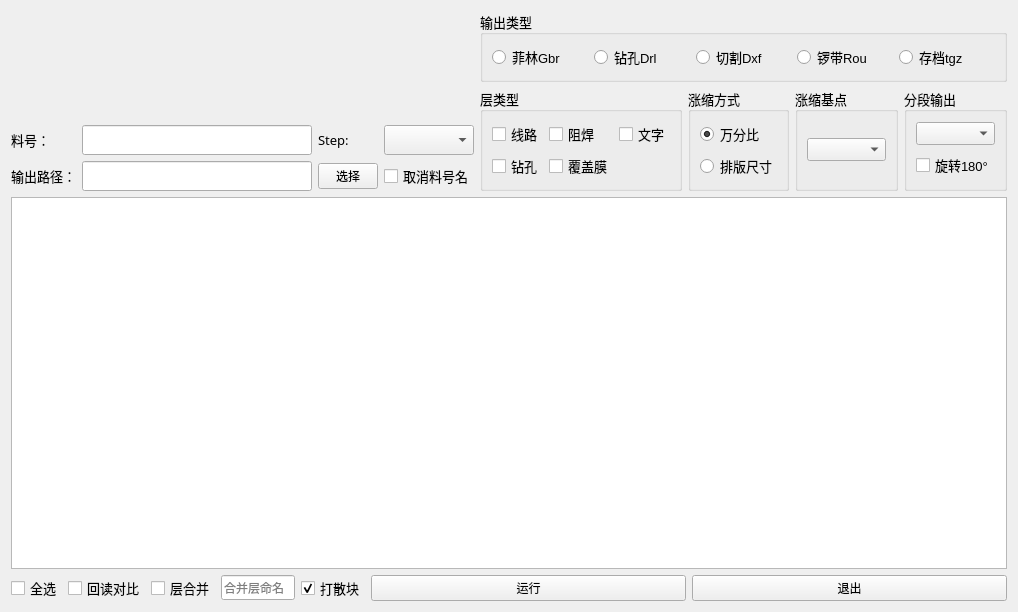
<?xml version="1.0" encoding="UTF-8"?>
<ui version="4.0">
 <class>Form</class>
 <widget class="QWidget" name="Form">
  <property name="geometry">
   <rect>
    <x>0</x>
    <y>0</y>
    <width>1018</width>
    <height>612</height>
   </rect>
  </property>
  <property name="font">
   <font>
    <family>微软雅黑</family>
    <pointsize>10</pointsize>
   </font>
  </property>
  <property name="windowTitle">
   <string>资料导出</string>
  </property>
  <layout class="QVBoxLayout" name="verticalLayout_5">
   <item>
    <layout class="QHBoxLayout" name="horizontalLayout_4" stretch="1,1">
     <item>
      <layout class="QVBoxLayout" name="verticalLayout_4">
       <item>
        <layout class="QHBoxLayout" name="horizontalLayout_3" stretch="1,1,1">
         <item>
          <spacer name="horizontalSpacer">
           <property name="orientation">
            <enum>Qt::Horizontal</enum>
           </property>
           <property name="sizeHint" stdset="0">
            <size>
             <width>40</width>
             <height>20</height>
            </size>
           </property>
          </spacer>
         </item>
         <item>
          <widget class="QLabel" name="label_logo">
           <property name="minimumSize">
            <size>
             <width>0</width>
             <height>50</height>
            </size>
           </property>
           <property name="text">
            <string/>
           </property>
          </widget>
         </item>
         <item>
          <spacer name="horizontalSpacer_2">
           <property name="orientation">
            <enum>Qt::Horizontal</enum>
           </property>
           <property name="sizeHint" stdset="0">
            <size>
             <width>40</width>
             <height>20</height>
            </size>
           </property>
          </spacer>
         </item>
        </layout>
       </item>
       <item>
        <layout class="QGridLayout" name="gridLayout_2">
         <item row="0" column="2" colspan="2">
          <widget class="QLabel" name="label_4">
           <property name="font">
            <font>
             <family>微软雅黑</family>
             <pointsize>10</pointsize>
            </font>
           </property>
           <property name="text">
            <string>Step:</string>
           </property>
           <property name="alignment">
            <set>Qt::AlignLeading|Qt::AlignLeft|Qt::AlignVCenter</set>
           </property>
          </widget>
         </item>
         <item row="0" column="0">
          <widget class="QLabel" name="label_2">
           <property name="font">
            <font>
             <family>微软雅黑</family>
             <pointsize>10</pointsize>
            </font>
           </property>
           <property name="text">
            <string>料号：</string>
           </property>
          </widget>
         </item>
         <item row="1" column="1">
          <widget class="QLineEdit" name="lineEdit_path">
           <property name="font">
            <font>
             <family>微软雅黑</family>
             <pointsize>11</pointsize>
            </font>
           </property>
          </widget>
         </item>
         <item row="1" column="2" colspan="2">
          <widget class="QPushButton" name="pushButton_path">
           <property name="maximumSize">
            <size>
             <width>60</width>
             <height>16777215</height>
            </size>
           </property>
           <property name="font">
            <font>
             <family>微软雅黑</family>
             <pointsize>9</pointsize>
            </font>
           </property>
           <property name="cursor">
            <cursorShape>PointingHandCursor</cursorShape>
           </property>
           <property name="text">
            <string>选择</string>
           </property>
          </widget>
         </item>
         <item row="0" column="4">
          <widget class="QComboBox" name="comboBox_steps">
           <property name="font">
            <font>
             <family>微软雅黑</family>
             <pointsize>11</pointsize>
            </font>
           </property>
          </widget>
         </item>
         <item row="1" column="0">
          <widget class="QLabel" name="label_3">
           <property name="font">
            <font>
             <family>微软雅黑</family>
             <pointsize>10</pointsize>
            </font>
           </property>
           <property name="text">
            <string>输出路径：</string>
           </property>
          </widget>
         </item>
         <item row="1" column="4">
          <widget class="QCheckBox" name="checkBox_cancelJobname">
           <property name="font">
            <font>
             <family>微软雅黑</family>
             <pointsize>10</pointsize>
            </font>
           </property>
           <property name="text">
            <string>取消料号名</string>
           </property>
          </widget>
         </item>
         <item row="0" column="1">
          <widget class="QLineEdit" name="lineEdit_jobname">
           <property name="font">
            <font>
             <family>微软雅黑</family>
             <pointsize>11</pointsize>
            </font>
           </property>
           <property name="readOnly">
            <bool>true</bool>
           </property>
          </widget>
         </item>
        </layout>
       </item>
      </layout>
     </item>
     <item>
      <layout class="QVBoxLayout" name="verticalLayout_3">
       <item>
        <widget class="QGroupBox" name="groupBox">
         <property name="font">
          <font>
           <family>微软雅黑</family>
           <pointsize>10</pointsize>
          </font>
         </property>
         <property name="title">
          <string>输出类型</string>
         </property>
         <layout class="QHBoxLayout" name="horizontalLayout_2">
          <item>
           <widget class="QRadioButton" name="radioButton">
            <property name="font">
             <font>
              <family>Segoe UI</family>
              <pointsize>10</pointsize>
             </font>
            </property>
            <property name="text">
             <string>菲林Gbr</string>
            </property>
           </widget>
          </item>
          <item>
           <widget class="QRadioButton" name="radioButton_2">
            <property name="font">
             <font>
              <family>Segoe UI</family>
              <pointsize>10</pointsize>
             </font>
            </property>
            <property name="text">
             <string>钻孔Drl</string>
            </property>
           </widget>
          </item>
          <item>
           <widget class="QRadioButton" name="radioButton_3">
            <property name="font">
             <font>
              <family>Segoe UI</family>
              <pointsize>10</pointsize>
             </font>
            </property>
            <property name="text">
             <string>切割Dxf</string>
            </property>
           </widget>
          </item>
          <item>
           <widget class="QRadioButton" name="radioButton_4">
            <property name="font">
             <font>
              <family>Segoe UI</family>
              <pointsize>10</pointsize>
             </font>
            </property>
            <property name="text">
             <string>锣带Rou</string>
            </property>
           </widget>
          </item>
          <item>
           <widget class="QRadioButton" name="radioButton_5">
            <property name="font">
             <font>
              <family>Segoe UI</family>
              <pointsize>10</pointsize>
             </font>
            </property>
            <property name="text">
             <string>存档tgz</string>
            </property>
           </widget>
          </item>
         </layout>
        </widget>
       </item>
       <item>
        <layout class="QHBoxLayout" name="horizontalLayout">
         <item>
          <widget class="QGroupBox" name="groupBox_2">
           <property name="font">
            <font>
             <family>微软雅黑</family>
             <pointsize>10</pointsize>
            </font>
           </property>
           <property name="title">
            <string>层类型</string>
           </property>
           <layout class="QGridLayout" name="gridLayout">
            <item row="0" column="0">
             <widget class="QCheckBox" name="checkBox_signal">
              <property name="font">
               <font>
                <family>Segoe UI</family>
                <pointsize>10</pointsize>
               </font>
              </property>
              <property name="text">
               <string>线路</string>
              </property>
             </widget>
            </item>
            <item row="0" column="1">
             <widget class="QCheckBox" name="checkBox_soldmask">
              <property name="font">
               <font>
                <family>Segoe UI</family>
                <pointsize>10</pointsize>
               </font>
              </property>
              <property name="text">
               <string>阻焊</string>
              </property>
             </widget>
            </item>
            <item row="0" column="2">
             <widget class="QCheckBox" name="checkBox_silkscreen">
              <property name="font">
               <font>
                <family>Segoe UI</family>
                <pointsize>10</pointsize>
               </font>
              </property>
              <property name="text">
               <string>文字</string>
              </property>
             </widget>
            </item>
            <item row="1" column="0">
             <widget class="QCheckBox" name="checkBox_drill">
              <property name="font">
               <font>
                <family>Segoe UI</family>
                <pointsize>10</pointsize>
               </font>
              </property>
              <property name="text">
               <string>钻孔</string>
              </property>
             </widget>
            </item>
            <item row="1" column="1">
             <widget class="QCheckBox" name="checkBox_cov">
              <property name="font">
               <font>
                <family>Segoe UI</family>
                <pointsize>10</pointsize>
               </font>
              </property>
              <property name="text">
               <string>覆盖膜</string>
              </property>
             </widget>
            </item>
           </layout>
          </widget>
         </item>
         <item>
          <widget class="QGroupBox" name="groupBox_3">
           <property name="font">
            <font>
             <family>微软雅黑</family>
             <pointsize>10</pointsize>
            </font>
           </property>
           <property name="title">
            <string>涨缩方式</string>
           </property>
           <layout class="QVBoxLayout" name="verticalLayout">
            <item>
             <widget class="QRadioButton" name="radioButton_scale_1">
              <property name="font">
               <font>
                <family>Segoe UI</family>
                <pointsize>10</pointsize>
               </font>
              </property>
              <property name="text">
               <string>万分比</string>
              </property>
              <property name="checked">
               <bool>true</bool>
              </property>
             </widget>
            </item>
            <item>
             <widget class="QRadioButton" name="radioButton_scale_2">
              <property name="font">
               <font>
                <family>Segoe UI</family>
                <pointsize>10</pointsize>
               </font>
              </property>
              <property name="text">
               <string>排版尺寸</string>
              </property>
             </widget>
            </item>
           </layout>
          </widget>
         </item>
         <item>
          <widget class="QGroupBox" name="groupBox_4">
           <property name="font">
            <font>
             <family>微软雅黑</family>
             <pointsize>10</pointsize>
            </font>
           </property>
           <property name="title">
            <string>涨缩基点</string>
           </property>
           <layout class="QVBoxLayout" name="verticalLayout_2">
            <item>
             <widget class="QComboBox" name="comboBox_anchor">
              <property name="font">
               <font>
                <family>Segoe UI</family>
                <pointsize>10</pointsize>
               </font>
              </property>
             </widget>
            </item>
           </layout>
          </widget>
         </item>
         <item>
          <widget class="QGroupBox" name="groupBox_5">
           <property name="title">
            <string>分段输出</string>
           </property>
           <layout class="QVBoxLayout" name="verticalLayout_6">
            <item>
             <widget class="QComboBox" name="comboBox_split">
              <property name="font">
               <font>
                <family>Segoe UI</family>
                <pointsize>10</pointsize>
               </font>
              </property>
             </widget>
            </item>
            <item>
             <widget class="QCheckBox" name="checkBox_split_rotate">
              <property name="font">
               <font>
                <family>Segoe UI</family>
                <pointsize>10</pointsize>
               </font>
              </property>
              <property name="text">
               <string>旋转180°</string>
              </property>
             </widget>
            </item>
           </layout>
          </widget>
         </item>
        </layout>
       </item>
      </layout>
     </item>
    </layout>
   </item>
   <item>
    <widget class="QTableWidget" name="tableWidget">
     <property name="font">
      <font>
       <family>微软雅黑</family>
       <pointsize>10</pointsize>
      </font>
     </property>
    </widget>
   </item>
   <item>
    <layout class="QHBoxLayout" name="horizontalLayout_6" stretch="1,1,1">
     <item>
      <layout class="QHBoxLayout" name="horizontalLayout_5">
       <item>
        <widget class="QCheckBox" name="checkBox_select_all">
         <property name="font">
          <font>
           <family>微软雅黑</family>
           <pointsize>10</pointsize>
          </font>
         </property>
         <property name="text">
          <string>全选</string>
         </property>
        </widget>
       </item>
       <item>
        <widget class="QCheckBox" name="checkBox_autoRead">
         <property name="text">
          <string>回读对比</string>
         </property>
        </widget>
       </item>
       <item>
        <widget class="QCheckBox" name="checkBox_merge">
         <property name="text">
          <string>层合并</string>
         </property>
        </widget>
       </item>
       <item>
        <widget class="QLineEdit" name="lineEdit_merge_name">
         <property name="minimumSize">
          <size>
           <width>74</width>
           <height>0</height>
          </size>
         </property>
         <property name="font">
          <font>
           <family>微软雅黑</family>
           <pointsize>9</pointsize>
          </font>
         </property>
         <property name="toolTip">
          <string>默认合并文件名为第一层的层名</string>
         </property>
         <property name="placeholderText">
          <string>合并层命名</string>
         </property>
        </widget>
       </item>
       <item>
        <widget class="QCheckBox" name="checkBox_pad_as_circle">
         <property name="enabled">
          <bool>true</bool>
         </property>
         <property name="toolTip">
          <string>pad as circle</string>
         </property>
         <property name="text">
          <string>打散块</string>
         </property>
         <property name="checked">
          <bool>true</bool>
         </property>
        </widget>
       </item>
       <item>
        <spacer name="horizontalSpacer_3">
         <property name="orientation">
          <enum>Qt::Horizontal</enum>
         </property>
         <property name="sizeHint" stdset="0">
          <size>
           <width>40</width>
           <height>20</height>
          </size>
         </property>
        </spacer>
       </item>
      </layout>
     </item>
     <item>
      <widget class="QPushButton" name="pushButton_run">
       <property name="minimumSize">
        <size>
         <width>0</width>
         <height>26</height>
        </size>
       </property>
       <property name="font">
        <font>
         <family>微软雅黑</family>
         <pointsize>9</pointsize>
        </font>
       </property>
       <property name="cursor">
        <cursorShape>PointingHandCursor</cursorShape>
       </property>
       <property name="text">
        <string>运行</string>
       </property>
      </widget>
     </item>
     <item>
      <widget class="QPushButton" name="pushButton_exit">
       <property name="minimumSize">
        <size>
         <width>0</width>
         <height>26</height>
        </size>
       </property>
       <property name="font">
        <font>
         <family>微软雅黑</family>
         <pointsize>9</pointsize>
        </font>
       </property>
       <property name="cursor">
        <cursorShape>PointingHandCursor</cursorShape>
       </property>
       <property name="text">
        <string>退出</string>
       </property>
      </widget>
     </item>
    </layout>
   </item>
  </layout>
 </widget>
 <resources/>
 <connections/>
</ui>
